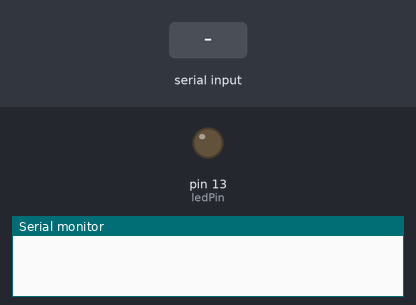
This sketch was run on a simulated Arduino Uno, built with avr-gcc and run on an emulated ATmega328P. Parts: output pins drawn as LEDs (lit = HIGH), the last lines printed to the serial monitor. The inputs (shaded band) are chosen by the test bench.

Above: at 1.2 s.
1.3 s: "1" received over Serial
At 2.5 s:
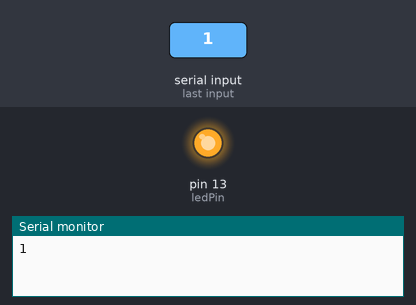
2.8 s: "0" received over Serial
At 3.8 s:
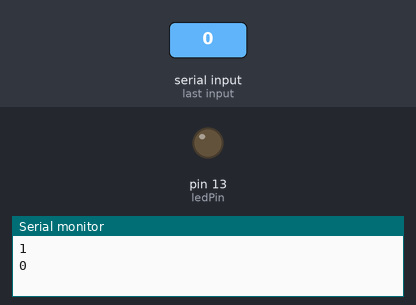
Timing chart, 0 to 5.8 s (numbered marks = the images above; inputs shaded):
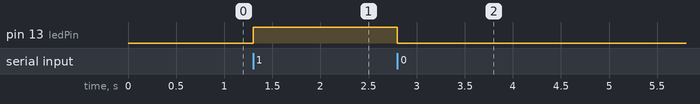

Measured:
- after the input at 1.3 s, pin 13 (ledPin): LOW → HIGH at once
- after the input at 2.8 s, pin 13 (ledPin): HIGH → LOW at once

The sketch:

BluetoothWithLED.ino
```cpp
//Controlling Led By Button
//Turns on and off a LED ,when pressings button attach to pin12
//Email:support@sunfounder.com
//Website:www.sunfounder.com
//2015.5.7
/**********************************/
char incomingByte;         // variable to receive data from the serial port
const int ledPin = 13;//the number of the led pin
/**********************************/
void setup()
{
  pinMode(ledPin,OUTPUT);     //initialize the led pin as output
  Serial.begin(9600);       // start serial communication at 115200bps
}
/**********************************/
void loop()
{
  if( Serial.available() > 0 )       // if data is available to read
  {
    incomingByte = Serial.read();         // read it and store it in the char variable
    Serial.println(incomingByte);

    if( incomingByte == '0' )               // if '0' was received led 13 is switched off
    {
        digitalWrite(ledPin, LOW);    // turn the LED off
        delay(100);                  // waits for a second
        //Serial.println("13 off");
    }

    if( incomingByte == '1' )               // if '1' was received led 13 on
     {
        digitalWrite(ledPin, HIGH);  // turn the LED on
        delay(100);                  // waits for a second
        //Serial.println("13 on");
     }
  }
}
/************************************/
```
